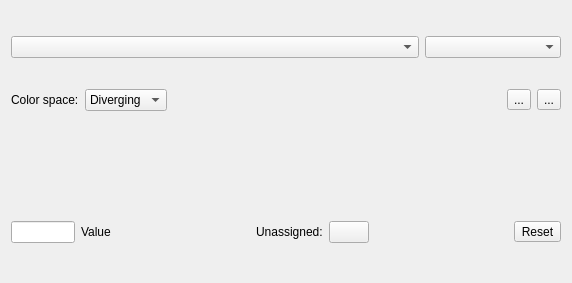
<?xml version="1.0" encoding="UTF-8"?>
<ui version="4.0">
 <class>MaterialVisualizationWidget</class>
 <widget class="QWidget" name="MaterialVisualizationWidget">
  <property name="geometry">
   <rect>
    <x>0</x>
    <y>0</y>
    <width>572</width>
    <height>283</height>
   </rect>
  </property>
  <property name="windowTitle">
   <string>Form</string>
  </property>
  <property name="toolTip">
   <string>Name of component</string>
  </property>
  <layout class="QVBoxLayout" name="verticalLayout">
   <item>
    <layout class="QHBoxLayout" name="horizontalLayout" stretch="3,1">
     <item>
      <widget class="QComboBox" name="dataArrayNameComboBox">
       <property name="toolTip">
        <string>Name of data array</string>
       </property>
      </widget>
     </item>
     <item>
      <widget class="QComboBox" name="componentNameComboBox"/>
     </item>
    </layout>
   </item>
   <item>
    <layout class="QHBoxLayout" name="horizontalLayout_3">
     <item>
      <widget class="QLabel" name="label_2">
       <property name="text">
        <string>Color space:</string>
       </property>
      </widget>
     </item>
     <item>
      <widget class="QComboBox" name="colorSpaceComboBox">
       <property name="toolTip">
        <string>Color space</string>
       </property>
       <property name="currentIndex">
        <number>3</number>
       </property>
       <item>
        <property name="text">
         <string>RGB</string>
        </property>
       </item>
       <item>
        <property name="text">
         <string>HSV</string>
        </property>
       </item>
       <item>
        <property name="text">
         <string>LAB</string>
        </property>
       </item>
       <item>
        <property name="text">
         <string>Diverging</string>
        </property>
       </item>
      </widget>
     </item>
     <item>
      <spacer name="horizontalSpacer_3">
       <property name="orientation">
        <enum>Qt::Horizontal</enum>
       </property>
       <property name="sizeHint" stdset="0">
        <size>
         <width>40</width>
         <height>20</height>
        </size>
       </property>
      </spacer>
     </item>
     <item>
      <widget class="QToolButton" name="loadTFButton">
       <property name="toolTip">
        <string>Load transfer funtion from file</string>
       </property>
       <property name="text">
        <string>...</string>
       </property>
       <property name="icon">
        <iconset resource="../../resources/SolverSetup.qrc">
         <normaloff>:/contourModeling/icons/open.png</normaloff>:/contourModeling/icons/open.png</iconset>
       </property>
      </widget>
     </item>
     <item>
      <widget class="QToolButton" name="saveTFButton">
       <property name="toolTip">
        <string>Save transfer function to file</string>
       </property>
       <property name="text">
        <string>...</string>
       </property>
       <property name="icon">
        <iconset resource="../../resources/SolverSetup.qrc">
         <normaloff>:/contourModeling/icons/save.png</normaloff>:/contourModeling/icons/save.png</iconset>
       </property>
      </widget>
     </item>
    </layout>
   </item>
   <item>
    <widget class="QmitkColorTransferFunctionCanvas" name="colorTransferFunctionCanvas" native="true">
     <property name="sizePolicy">
      <sizepolicy hsizetype="Expanding" vsizetype="Fixed">
       <horstretch>0</horstretch>
       <verstretch>1</verstretch>
      </sizepolicy>
     </property>
     <property name="minimumSize">
      <size>
       <width>0</width>
       <height>48</height>
      </size>
     </property>
     <property name="font">
      <font/>
     </property>
     <property name="toolTip">
      <string>Left-click to select a point or add a new point.
Hold left mouse button to move selected point.
Click right mouse button to delete a point.
Double-click left mouse button to change color of a point.</string>
     </property>
    </widget>
   </item>
   <item>
    <layout class="QHBoxLayout" name="horizontalLayout_2">
     <item>
      <widget class="QLineEdit" name="valueLineEdit">
       <property name="enabled">
        <bool>true</bool>
       </property>
       <property name="sizePolicy">
        <sizepolicy hsizetype="Maximum" vsizetype="Maximum">
         <horstretch>0</horstretch>
         <verstretch>0</verstretch>
        </sizepolicy>
       </property>
       <property name="minimumSize">
        <size>
         <width>64</width>
         <height>0</height>
        </size>
       </property>
       <property name="maximumSize">
        <size>
         <width>64</width>
         <height>16777215</height>
        </size>
       </property>
       <property name="toolTip">
        <string>x-coordinate of currently selected point</string>
       </property>
       <property name="text">
        <string/>
       </property>
       <property name="alignment">
        <set>Qt::AlignRight|Qt::AlignTrailing|Qt::AlignVCenter</set>
       </property>
       <property name="readOnly">
        <bool>true</bool>
       </property>
      </widget>
     </item>
     <item>
      <widget class="QLabel" name="m_textLabelX">
       <property name="sizePolicy">
        <sizepolicy hsizetype="Minimum" vsizetype="Preferred">
         <horstretch>0</horstretch>
         <verstretch>0</verstretch>
        </sizepolicy>
       </property>
       <property name="font">
        <font/>
       </property>
       <property name="toolTip">
        <string>Edit x-coordinate (grayvalue) of currently selected point.</string>
       </property>
       <property name="text">
        <string>Value</string>
       </property>
       <property name="wordWrap">
        <bool>false</bool>
       </property>
      </widget>
     </item>
     <item>
      <spacer name="horizontalSpacer">
       <property name="orientation">
        <enum>Qt::Horizontal</enum>
       </property>
       <property name="sizeHint" stdset="0">
        <size>
         <width>40</width>
         <height>20</height>
        </size>
       </property>
      </spacer>
     </item>
     <item>
      <widget class="QLabel" name="label">
       <property name="text">
        <string>Unassigned:</string>
       </property>
      </widget>
     </item>
     <item>
      <widget class="ctkColorPickerButton" name="nanColorButton">
       <property name="sizePolicy">
        <sizepolicy hsizetype="Minimum" vsizetype="Fixed">
         <horstretch>0</horstretch>
         <verstretch>0</verstretch>
        </sizepolicy>
       </property>
       <property name="minimumSize">
        <size>
         <width>0</width>
         <height>0</height>
        </size>
       </property>
       <property name="maximumSize">
        <size>
         <width>16777215</width>
         <height>16777215</height>
        </size>
       </property>
       <property name="toolTip">
        <string>The color for the faces where material value has not been assigned</string>
       </property>
       <property name="text">
        <string/>
       </property>
      </widget>
     </item>
     <item>
      <spacer name="horizontalSpacer_2">
       <property name="orientation">
        <enum>Qt::Horizontal</enum>
       </property>
       <property name="sizeHint" stdset="0">
        <size>
         <width>40</width>
         <height>20</height>
        </size>
       </property>
      </spacer>
     </item>
     <item>
      <widget class="QToolButton" name="resetTFButton">
       <property name="toolTip">
        <string>Reset transfer function to default</string>
       </property>
       <property name="text">
        <string>Reset</string>
       </property>
      </widget>
     </item>
    </layout>
   </item>
  </layout>
 </widget>
 <customwidgets>
  <customwidget>
   <class>QmitkColorTransferFunctionCanvas</class>
   <extends>QWidget</extends>
   <header>QmitkColorTransferFunctionCanvas.h</header>
  </customwidget>
  <customwidget>
   <class>ctkColorPickerButton</class>
   <extends>QPushButton</extends>
   <header location="global">ctkColorPickerButton.h</header>
  </customwidget>
 </customwidgets>
 <resources>
  <include location="../../../uk.ac.kcl.VesselMeshing/resources/VesselMeshing.qrc"/>
  <include location="../../resources/SolverSetup.qrc"/>
 </resources>
 <connections/>
</ui>
